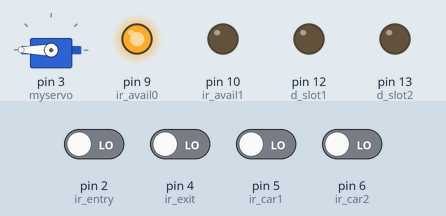
A sketch run on a simulated Arduino Uno, built with avr-gcc and run on an emulated ATmega328P. On the bench: servo, output pins drawn as LEDs (lit = HIGH). The test bench sets the inputs (shaded band); at power-on: pin 2 (ir_entry), pin 4 (ir_exit), pin 5 (ir_car1), pin 6 (ir_car2) LOW. What the sketch prints to the serial monitor is not drawn.

Above: at 1.2 s.
1.3 s: pin 5 (ir_car1) driven HIGH
At 2.3 s:
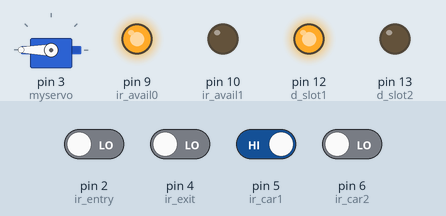
2.8 s: pin 2 (ir_entry) driven HIGH
At 3.1 s:
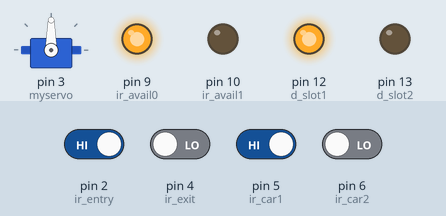
4.3 s: pin 4 (ir_exit) driven HIGH
At 4.7 s:
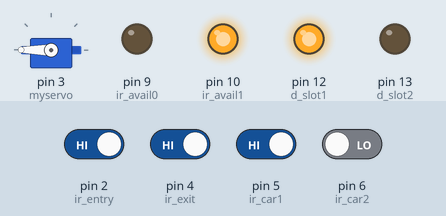
7.3 s: pin 6 (ir_car2) driven HIGH
At 9.0 s:
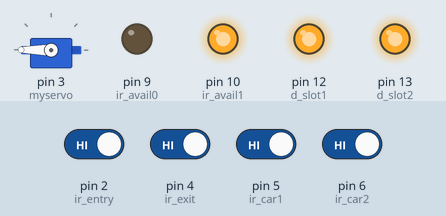
9.8 s: pin 5 (ir_car1) driven LOW
At 11.3 s:
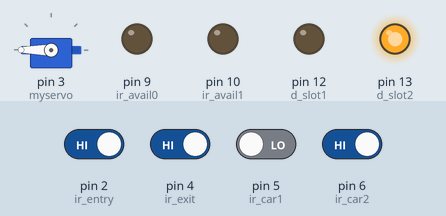
12.8 s: pin 6 (ir_car2) driven LOW
At 13.3 s:
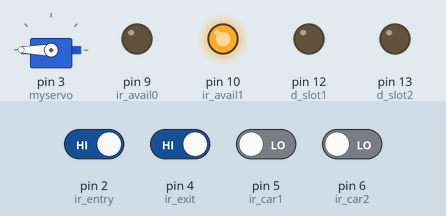
Timing chart, 0 to 16.8 s (numbered marks = the images above; inputs shaded):
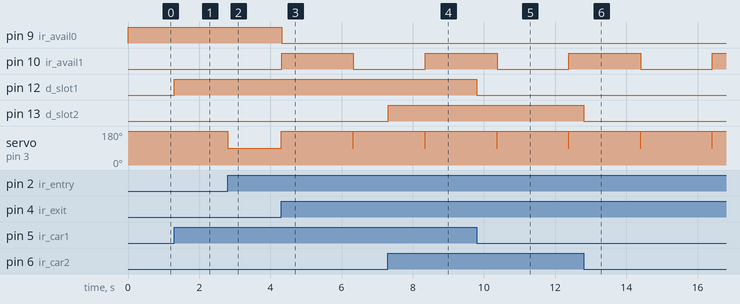

Measured:
- after the input at 1.3 s, pin 12 (d_slot1): LOW → HIGH at once
- after the input at 2.8 s, servo on pin 3 (myservo): 180° → 90° at once
- after the input at 4.3 s, pin 9 (ir_avail0): HIGH → LOW at once; pin 10 (ir_avail1): LOW → HIGH at once, → LOW 2.0 s later; servo on pin 3 (myservo): 90° → 180° at once
- after the input at 7.3 s, pin 13 (d_slot2): LOW → HIGH at once
- after the input at 9.8 s, pin 12 (d_slot1): HIGH → LOW at once
- after the input at 12.8 s, pin 13 (d_slot2): HIGH → LOW at once

The sketch:

main.ino
```cpp
#include <Servo.h>
#include <Wire.h>

// #include <LiquidCrystal_I2C.h>
// LiquidCrystal_I2C lcd(0x27, 2, 1, 0, 4, 5, 6, 7, 3, POSITIVE);


Servo myservo;

#define ir_entry 2
#define ir_exit 4

#define ir_avail0 9
#define ir_avail1 10
#define ir_car1 5
#define ir_car2 6


int slot1Occupied = 0, slot2Occupied = 0;

bool didEntryOpen = 0;

int availSlots = 2;
int total_slots = 2;
int d_slot1 = 12;
int d_slot2 = 13;

bool carAtEntry = 0;
bool carAtExit = 0;
bool lastTimeCarAtEntry = 0;
bool lastTimeCarAtExit = 0;

bool isFatakOpen = 0;

bool isSleepTimestampSet = 0;
unsigned long sleepStartTimestamp = 0;
int sleepDurationMs = 2000;

enum State { s_idle, s_inEntry, s_inExit, s_sleep };

State state = s_idle;

void setup() {
  Serial.begin(9600);

  pinMode(ir_car1, INPUT);
  pinMode(ir_car2, INPUT);

  pinMode(ir_entry, INPUT);
  pinMode(ir_exit, INPUT);

  pinMode(d_slot1, OUTPUT);
  pinMode(d_slot2, OUTPUT);

  pinMode(ir_avail0,OUTPUT);
  pinMode(ir_avail1,OUTPUT);

  myservo.attach(3);
  myservo.write(180);

  Read_Sensor();
  availSlots = total_slots;
  availSlots -= slot1Occupied + slot2Occupied;

  state = s_idle;
}

// void toggleFatak() {
//   if (isFatakOpen) {
//     myservo.write(180);
//   }
//   else {
//     myservo.write(90);
//   }

//   isFatakOpen = !isFatakOpen;
// }

void openFatak() { myservo.write(90); }
void closeFatak() { myservo.write(180); }

void loop() {

  Read_Sensor();
  digitalWrite(ir_avail0, (availSlots / 2));
  digitalWrite(ir_avail1, (availSlots % 2));
  // lastTimeCarAtEntry = carAtEntry;
  // lastTimeCarAtExit = carAtExit;

  carAtEntry = digitalRead(ir_entry);
  carAtExit = digitalRead(ir_exit);

  if (state == s_sleep)
  {
    if (!isSleepTimestampSet)
    {
      isSleepTimestampSet = true;
      sleepStartTimestamp = millis();
    }

    if (sleepStartTimestamp < millis() - sleepDurationMs)
    {
      state = s_idle;
      isSleepTimestampSet = false;
    }
  }
  if (state == s_idle)
  {
    if (carAtEntry && availSlots > 0)
    {
      state = s_inEntry;
      openFatak();
    }
    else if (carAtExit && availSlots < total_slots)
    {
      state = s_inExit;
      openFatak();
    }
  }
  else if (state == s_inEntry)
  {
    Serial.println(carAtExit);
    if (carAtExit)
    {
      closeFatak();
      availSlots--;
      state = s_sleep;
    }
  }
  else if (state == s_inExit)
  {
    if (carAtEntry)
    {
      closeFatak();
      availSlots++;
      state = s_sleep;
    }
  }
}

void Read_Sensor() {
  slot1Occupied = 0, slot2Occupied = 0;

  if (digitalRead(ir_car1) == 1) {
    digitalWrite(d_slot1, 1);
    Serial.println(digitalRead(12));
    // digitalRead(d_slot1);
  }
  else if (digitalRead(ir_car1) == 0) {
    digitalWrite(d_slot1, 0);
    Serial.println(digitalRead(12));
    // digitalRead(d_slot1);
  }

  if (digitalRead(ir_car2) == 1) {
    digitalWrite(d_slot2, 1);
    Serial.println(digitalRead(13));
    // digitalRead(d_slot2);
  }
  else if (digitalRead(ir_car2) == 0) {
    digitalWrite(d_slot2, 0);
    Serial.println(digitalRead(13));
    // digitalRead(d_slot2);
  }
}
```
